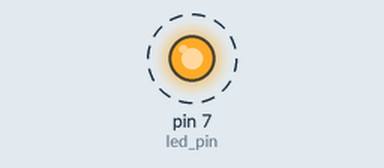
A sketch run on a simulated Arduino Uno, built with avr-gcc and run on an emulated ATmega328P. On the bench: output pins drawn as LEDs (lit = HIGH). Dashed ring = blinking.

Above: at 1.0 s.
Timing chart, 0 to 5.8 s (numbered marks = the images above):
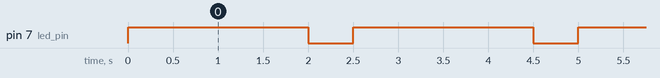

Measured:
- by itself, pin 7 (led_pin): alternates HIGH for 2.0 s and LOW for 0.50 s

The sketch:

aufgabe_1-1.ino
```cpp
const int led_pin = 7;

void setup() {
  pinMode(led_pin, OUTPUT);

}

void loop() {
  digitalWrite(led_pin, HIGH);
  delay(2000);
  digitalWrite(led_pin, LOW);
  delay(500);
}
```
